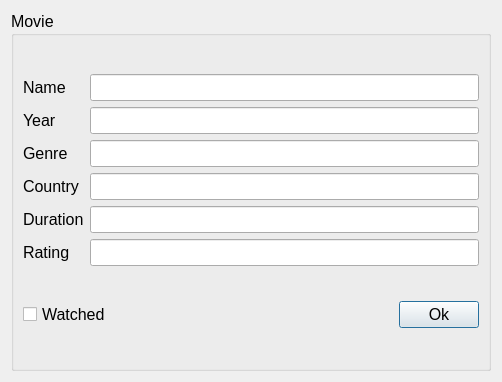
<?xml version="1.0" encoding="UTF-8"?>
<ui version="4.0">
 <class>ShowMovieWindow</class>
 <widget class="QDialog" name="ShowMovieWindow">
  <property name="geometry">
   <rect>
    <x>0</x>
    <y>0</y>
    <width>502</width>
    <height>382</height>
   </rect>
  </property>
  <property name="windowTitle">
   <string>Dialog</string>
  </property>
  <layout class="QGridLayout" name="gridLayout_2">
   <item row="0" column="0">
    <widget class="QGroupBox" name="groupBox">
     <property name="font">
      <font>
       <pointsize>12</pointsize>
      </font>
     </property>
     <property name="title">
      <string>Movie</string>
     </property>
     <layout class="QVBoxLayout" name="verticalLayout">
      <item>
       <layout class="QGridLayout" name="gridLayout">
        <item row="4" column="0">
         <widget class="QLabel" name="label_3">
          <property name="text">
           <string>Duration</string>
          </property>
         </widget>
        </item>
        <item row="5" column="0">
         <widget class="QLabel" name="label_6">
          <property name="text">
           <string>Rating</string>
          </property>
         </widget>
        </item>
        <item row="1" column="2">
         <widget class="QLineEdit" name="out_year">
          <property name="readOnly">
           <bool>true</bool>
          </property>
         </widget>
        </item>
        <item row="1" column="0">
         <widget class="QLabel" name="label_2">
          <property name="text">
           <string>Year</string>
          </property>
         </widget>
        </item>
        <item row="3" column="0">
         <widget class="QLabel" name="label_4">
          <property name="text">
           <string>Country</string>
          </property>
         </widget>
        </item>
        <item row="4" column="2">
         <widget class="QLineEdit" name="out_duration">
          <property name="readOnly">
           <bool>true</bool>
          </property>
         </widget>
        </item>
        <item row="0" column="0">
         <widget class="QLabel" name="label">
          <property name="text">
           <string>Name</string>
          </property>
         </widget>
        </item>
        <item row="2" column="0">
         <widget class="QLabel" name="label_5">
          <property name="text">
           <string>Genre</string>
          </property>
         </widget>
        </item>
        <item row="0" column="2">
         <widget class="QLineEdit" name="out_name">
          <property name="readOnly">
           <bool>true</bool>
          </property>
         </widget>
        </item>
        <item row="3" column="2">
         <widget class="QLineEdit" name="out_country">
          <property name="readOnly">
           <bool>true</bool>
          </property>
         </widget>
        </item>
        <item row="5" column="2">
         <widget class="QLineEdit" name="out_rating"/>
        </item>
        <item row="2" column="2">
         <widget class="QLineEdit" name="out_genre">
          <property name="readOnly">
           <bool>true</bool>
          </property>
         </widget>
        </item>
       </layout>
      </item>
      <item>
       <layout class="QHBoxLayout" name="horizontalLayout">
        <item>
         <widget class="QCheckBox" name="CheckView">
          <property name="enabled">
           <bool>true</bool>
          </property>
          <property name="text">
           <string>Watched</string>
          </property>
         </widget>
        </item>
        <item>
         <spacer name="horizontalSpacer">
          <property name="orientation">
           <enum>Qt::Horizontal</enum>
          </property>
          <property name="sizeHint" stdset="0">
           <size>
            <width>178</width>
            <height>20</height>
           </size>
          </property>
         </spacer>
        </item>
        <item>
         <widget class="QPushButton" name="OkButton">
          <property name="text">
           <string>Ok</string>
          </property>
         </widget>
        </item>
       </layout>
      </item>
     </layout>
    </widget>
   </item>
  </layout>
 </widget>
 <resources/>
 <connections/>
</ui>
